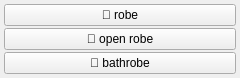
<?xml version="1.0" encoding="UTF-8"?>
<ui version="4.0">
 <class>clothes_robe_menu</class>
 <widget class="QWidget" name="clothes_robe_menu">
  <property name="geometry">
   <rect><x>0</x><y>0</y><width>240</width><height>60</height></rect>
  </property>
  <layout class="QGridLayout" name="grid">
   <property name="leftMargin"><number>4</number></property>
   <property name="topMargin"><number>4</number></property>
   <property name="rightMargin"><number>4</number></property>
   <property name="bottomMargin"><number>4</number></property>
   <property name="horizontalSpacing"><number>2</number></property>
   <property name="verticalSpacing"><number>2</number></property>
   <item row="0" column="0">
    <widget class="QPushButton" name="chk_robe">
     <property name="checkable"><bool>true</bool></property>
     <property name="text"><string>👘 robe</string></property>
     <property name="tags" stdset="0"><string>robe</string></property>
     <property name="group" stdset="0"><string>robe</string></property>
    </widget>
   </item>
   <item row="1" column="0">
    <widget class="QPushButton" name="chk_open_robe">
     <property name="checkable"><bool>true</bool></property>
     <property name="text"><string>👘 open robe</string></property>
     <property name="tags" stdset="0"><string>open robe</string></property>
     <property name="group" stdset="0"><string>robe</string></property>
    </widget>
   </item>
   <item row="2" column="0">
    <widget class="QPushButton" name="chk_bathrobe">
     <property name="checkable"><bool>true</bool></property>
     <property name="text"><string>🛁 bathrobe</string></property>
     <property name="tags" stdset="0"><string>bathrobe</string></property>
     <property name="group" stdset="0"><string>robe</string></property>
    </widget>
   </item>
  </layout>
 </widget>
 <resources/>
 <connections/>
</ui>
